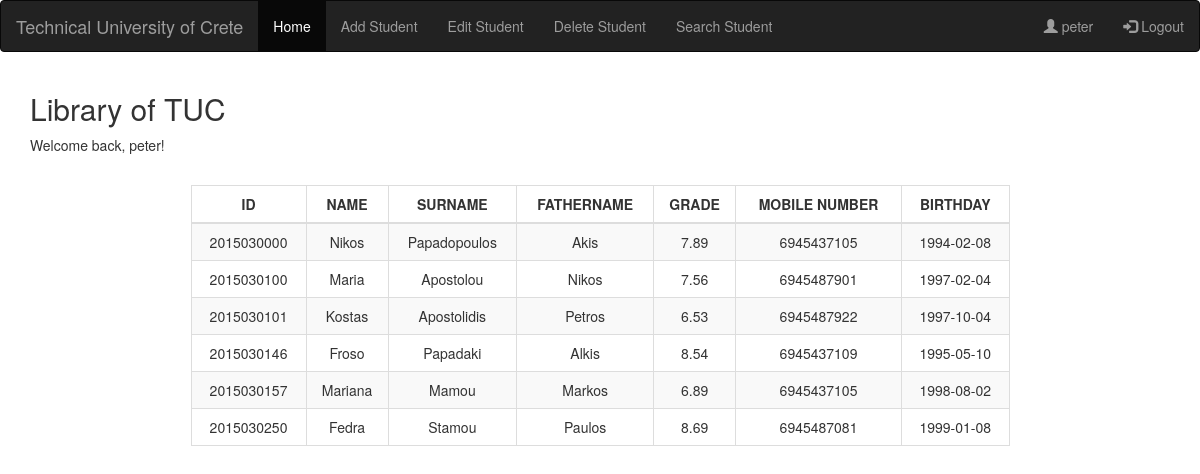
The app's page /web_app/php/Teachers.php (signed in) with its own data.
### tables this page shows
CREATE TABLE `Students` (
  `ID` varchar(100) NOT NULL,
  `NAME` varchar(30) NOT NULL,
  `SURNAME` varchar(30) NOT NULL,
  `FATHERNAME` varchar(30) NOT NULL,
  `GRADE` float NOT NULL,
  `MOBILENUMBER` varchar(30) NOT NULL,
  `BIRTHDAY` date NOT NULL
);

### web_app/php/Teachers.php (the view, shortened to what this page needs)
<?php
	$user_check = $_SESSION['loggedin'];
	$host = 'db';
	$username = 'devuser';
	$password = 'devpass';
	$myDb = 'student_db';
	$db = mysqli_connect($host, $username, $password, $myDb);
	$ses_sql = mysqli_query($db,"SELECT USERNAME FROM Teachers WHERE USERNAME = '$user_check' ");
	$row = mysqli_fetch_array($ses_sql,MYSQLI_ASSOC);
	$login_session = $row['username'];
?>
<?php
	$host = 'db';
	$username = 'devuser';
	$password = 'devpass';
	$myDb = 'student_db';
	$db = new mysqli($host, $username, $password, $myDb);
	$query = "SELECT * FROM Students";
	$result = $db->query($query);
?>
<!DOCTYPE html>
<html>
	<head>
		<link rel="stylesheet" href="https://use.fontawesome.com/releases/v5.7.1/css/all.css">
		<link rel="stylesheet" href="https://maxcdn.bootstrapcdn.com/bootstrap/3.4.0/css/bootstrap.min.css">
	</head>
	<body class="loggedin">
		<nav class="navbar navbar-inverse">
			<div class="container-fluid">
				<div class="navbar-header">
					<a class="navbar-brand" href="#">Technical University of Crete</a>
				</div>
				<ul class="nav navbar-nav">
					<li class="active"><a href="#">Home</a></li>
					<li><a href="formAddStudent.php">Add Student</a></li>
					<li><a href="formEditStudent.php">Edit Student</a></li>
					<li><a href="formDeleteStudent.php">Delete Student</a></li>
					<li><a href="formSearchStudents.php">Search Student</a></li>
				</ul>
					<ul class="nav navbar-nav navbar-right">
					<li><a href="profile.php"><span class="glyphicon glyphicon-user" ></span> <?=$_SESSION['name'] ?></a></li>
					<li><a href="logout.php"><span class="glyphicon glyphicon-log-in"></span> Logout</a></li>
				</ul>
			</div>
		</nav>
		<div class="container">
			<h2>Library of TUC <?php echo $login_session; ?></h2>
			<p>Welcome back, <?=$_SESSION['name']?>!</p>
		</div>
		<div class="container-fluid">
			<table class="table"><table id="example" class="table table-striped table-bordered table-responsive text-center" style="   margin: auto;
   			width: 70% !important; ">
			<thead class="thead-dark">
				<tr>
				<th scope="col" class="text-center">ID</th>
				<th scope="col" class="text-center">NAME</th>
				<th scope="col" class="text-center">SURNAME</th>
				<th scope="col" class="text-center">FATHERNAME</th>
				<th scope="col" class="text-center">GRADE</th>
				<th scope="col" class="text-center">MOBILE NUMBER</th>
				<th scope="col" class="text-center">BIRTHDAY</th>
				</tr>
			</thead>
			<tbody>
			<?php
				 while ($row = $result->fetch_assoc())
				 {
			?>
					<tr>
						<td><?php echo $row['ID'];?></td>
						<td><?php echo $row['NAME'];?></td>
						<td><?php echo $row['SURNAME'];?></td>
						<td><?php echo $row['FATHERNAME'];?></td>
						<td><?php echo $row['GRADE'];?></td>
						<td><?php echo $row['MOBILENUMBER'];?></td>
						<td><?php echo $row['BIRTHDAY'];?></td>
					</tr>
			<?php
					}
			?>
			</tbody>
			</table>
		</div>
	</body>
</html>

### records on screen
students: ID "2015030000", NAME "Nikos", SURNAME "Papadopoulos", FATHERNAME "Akis", GRADE "7.89", MOBILENUMBER "6945437105", BIRTHDAY "1994-02-08"
students: ID "2015030100", NAME "Maria", SURNAME "Apostolou", FATHERNAME "Nikos", GRADE "7.56", MOBILENUMBER "6945487901", BIRTHDAY "1997-02-04"
students: ID "2015030101", NAME "Kostas", SURNAME "Apostolidis", FATHERNAME "Petros", GRADE "6.53", MOBILENUMBER "6945487922", BIRTHDAY "1997-10-04"
students: ID "2015030146", NAME "Froso", SURNAME "Papadaki", FATHERNAME "Alkis", GRADE "8.54", MOBILENUMBER "6945437109", BIRTHDAY "1995-05-10"
students: ID "2015030157", NAME "Mariana", SURNAME "Mamou", FATHERNAME "Markos", GRADE "6.89", MOBILENUMBER "6945437105", BIRTHDAY "1998-08-02"
students: ID "2015030250", NAME "Fedra", SURNAME "Stamou", FATHERNAME "Paulos", GRADE "8.69", MOBILENUMBER "6945487081", BIRTHDAY "1999-01-08"

### other values on screen
$_SESSION['name'] "peter"
